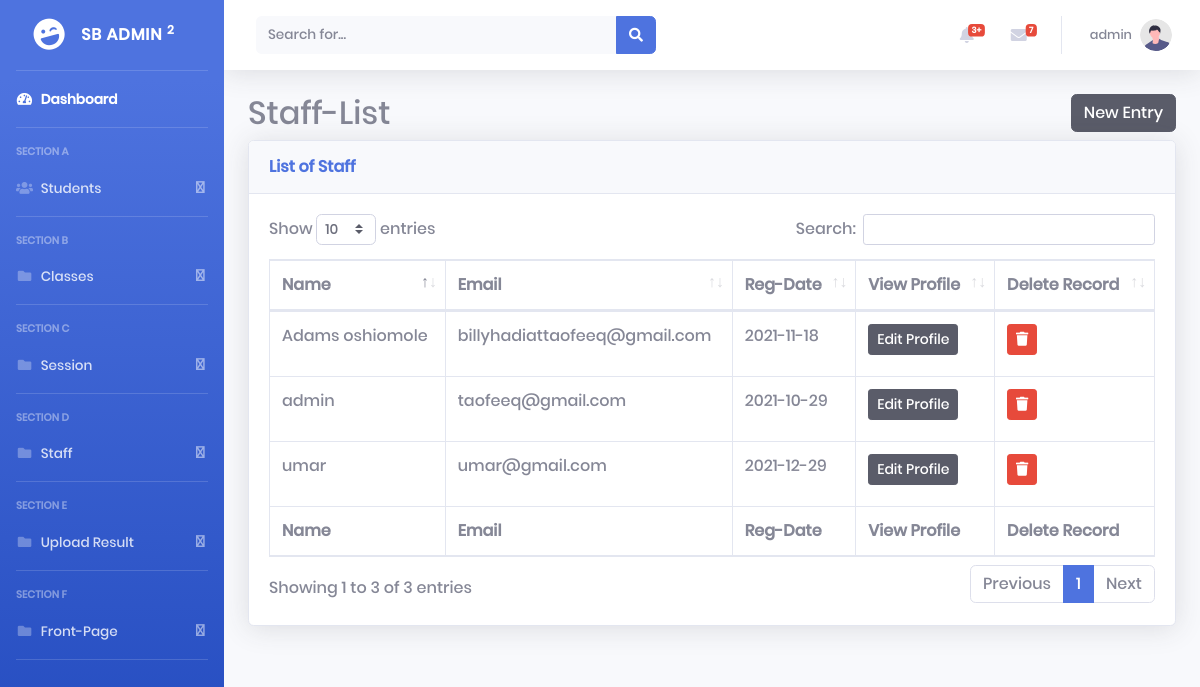
The page /admin/staff.php (signed in) on the database its author committed.
### tables this page shows
CREATE TABLE `tblteacher` (
  `teacher_id` int(11) NOT NULL,
  `name` varchar(200) NOT NULL,
  `email` varchar(33) NOT NULL,
  `gender` varchar(33) NOT NULL,
  `ClassId` int(23) NOT NULL,
  `password` varchar(100) NOT NULL,
  `date` date NOT NULL,
  `role` varchar(11) NOT NULL,
  `image` varchar(222) NOT NULL,
  `token` varchar(255) NOT NULL
);

### admin/staff.php (the view, shortened to what this page needs)
<?php include("includes/header.php") ?>
<?php include('includes/config.php') ?>
<div id="wrapper">
    <?php include("includes/sidebar.php") ?>
    <div id="content-wrapper" class="d-flex flex-column">
        <div id="content">
            <?php include("includes/navbar.php") ?>
            <div class="container-fluid">
                <h2 class="page-header">Staff-List <button style="float:right" type="button" class="btn btn-dark" data-toggle="modal" data-target="#myModal">
                        <i class="glyphicon glyphicon-plus"></i> New Entry</button></h2>
                <div class="card shadow mb-4">
                    <div class="card-header py-3">
                        <h6 class="m-0 font-weight-bold text-primary"> List of Staff</h6>
                    </div>
                    <div class="card-body">
                        <div class="table-responsive">
                            <table class="table table-bordered" id="dataTable" width="100%" cellspacing="0">
                                <thead>
                                    <tr>
                                        <th>Name</th>
                                        <th>Email</th>
                                        <th>Reg-Date</th>
                                        <th>View Profile</th>
                                        <th>Delete Record</th>
                                    </tr>
                                </thead>
                                <tfoot>
                                    <tr>
                                        <th>Name</th>
                                        <th>Email</th>
                                        <th>Reg-Date</th>
                                        <th>View Profile</th>
                                        <th>Delete Record</th>
                                </tfoot>
                                <tbody>
                                    <?php
                                    $output = "";
                                    $sql = "SELECT  * from tblteacher";
                                    $query = $dbh->prepare($sql);
                                    $query->execute();
                                    $results = $query->fetchAll(PDO::FETCH_OBJ);
                                    foreach ($results as $result) {
                                        $output .= '
                                            <tr>
                                            <input type="hidden" name="id"   id=  value=' . $result->teacher_id  . '  style="border:0px" readonly>
                                    <td> <p> ' . $result->name . '   </p> </td>
                                    <td> <p> ' . $result->email . '   </p> </td>
                                    <td> <p> ' . $result->date . '   </p> </td>
                                    <td><a data-toggle="modal" class="btn btn-dark btn-sm" data-target="#edit_user"   data-id=' . $result->teacher_id . ' id="getUser">Edit Profile</a></td>
                                    <td><button type="button"  onclick="deleteteacher(this)"   name="delete" class="btn btn-danger btn-sm " id="' .  $result->teacher_id . '"> <i class="fa fa-trash" title="Delete Record"></i></button></td>
                                ';
                                    }
                                    $output .= '</tr>';
                                    echo ($output);
                                    ?>
                                </tbody>
                            </table>
                        </div>
                    </div>
                </div>
            </div>
        </div>
    </div>
</div>
</body>
</html>

### rows shown on the page
tblteacher: name "admin", email "taofeeq@gmail.com", date "2021-10-29"
tblteacher: name "Adams oshiomole", email "billyhadiattaofeeq@gmail.com", date "2021-11-18"
tblteacher: name "umar", email "umar@gmail.com", date "2021-12-29"

### other values the page prints
$_SESSION['name'] "admin"
